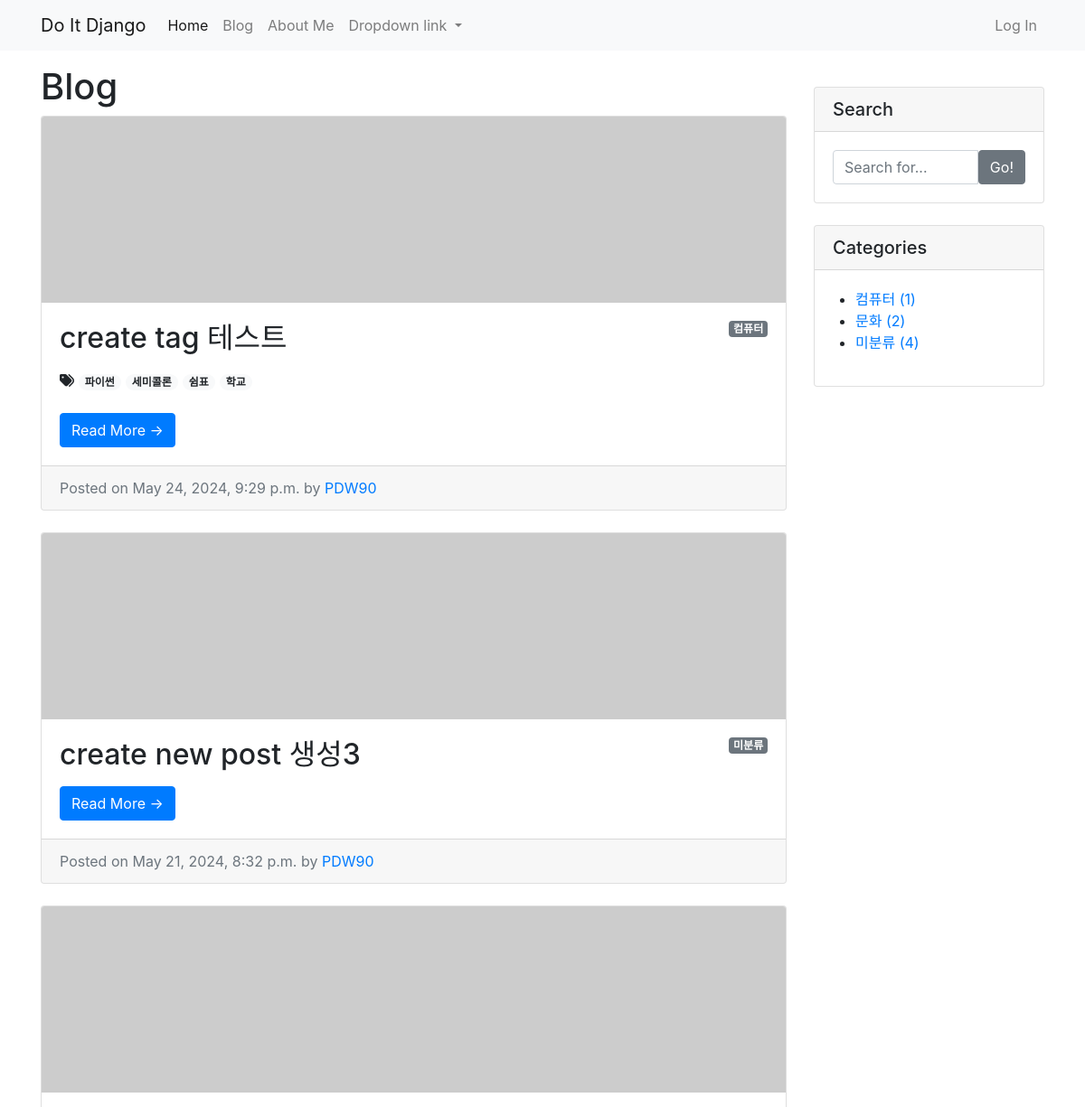
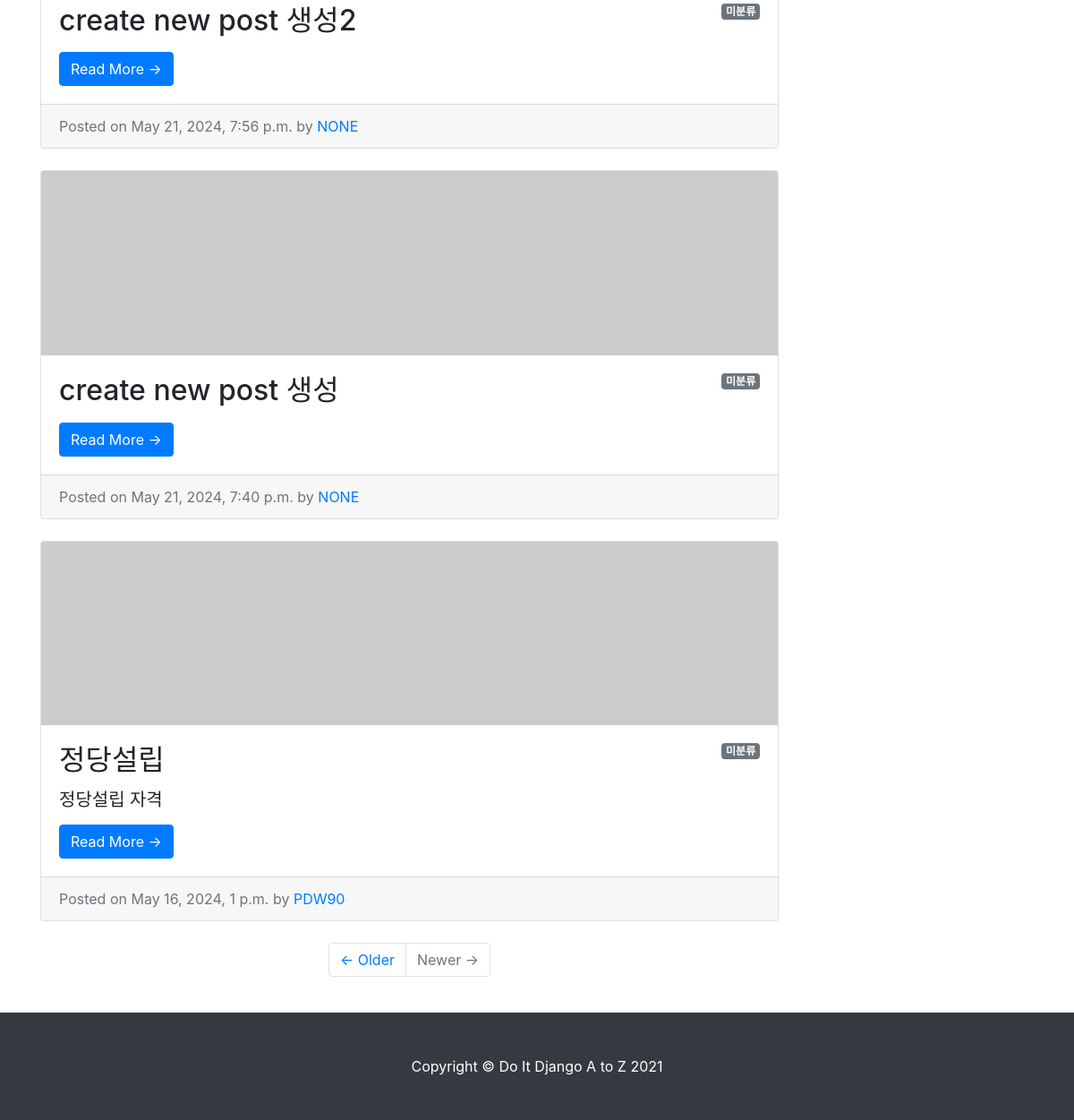
Screenshot of /blog/ with the database file from the repository (2 pictures, top to bottom).
### blog/models.py (models this page shows, shortened)
class Post(models.Model):
    title = models.CharField(max_length=30)
    hook_text = models.CharField(max_length=100, blank=True)
    content = MarkdownxField()
    head_image = models.ImageField(upload_to='blog/images/%Y/%m/%d/', blank=True)
    file_upload = models.FileField(upload_to='blog/files/%Y/%m/%d/', blank=True)
    created_at = models.DateTimeField(auto_now_add=True)
    updated_at = models.DateTimeField(auto_now=True)
    author = models.ForeignKey(User, null=True, on_delete=models.SET_NULL)
    category = models.ForeignKey(Category, null=True, blank=True, on_delete=models.SET_NULL)
    tags = models.ManyToManyField(Tag, blank=True)
    def get_absolute_url(self):
        return f'/blog/{self.pk}/'
    def get_content_markdown(self):
        return markdown(self.content)

class Category(models.Model):
    name = models.CharField(max_length=50, unique=True)
    slug = models.SlugField(max_length=200, unique=True, allow_unicode=True)
    def __str__(self):
        return self.name
    def get_absolute_url(self):
        return f'/blog/category/{self.slug}/'
    class Meta:
        verbose_name_plural = 'Categories'

class Tag(models.Model):
    name = models.CharField(max_length=50)
    slug = models.SlugField(max_length=200, unique=True, allow_unicode=True)
    def __str__(self):
        return self.name
    def get_absolute_url(self):
        return f'/blog/tag/{self.slug}/'

### blog/views.py (the view)
# urls.py: path('', views.PostList.as_view()),
class PostList(ListView):
    model = Post
    ordering = "-pk"
    paginate_by = 5
    def get_context_data(self, **kwargs):
        context = super(PostList, self).get_context_data()
        context["categories"] = Category.objects.all()
        context["no_category_post_count"] = Post.objects.filter(category=None).count()
        return context

### blog/templates/blog/post_list.html (shortened to what this page needs)
{% extends 'blog/base.html' %}
{% block main_area %}
    <h1>Blog
    </h1>
    {% if post_list.exists %}
        {% for p in post_list %}
        <div class="card mb-4" id="post-{{ p.pk }}">
            {% if p.head_image %}
            <img class="card-img-top" src="{{ p.head_image.url }}" alt="{{ p }} head image">
            {% else %}
            <img class="card-img-top" src="https://picsum.photos/seed/{{ p.id }}/800/200" alt="random image">
            {% endif %}
            <div class="card-body">
                {% if p.category %}
                    <span class="badge badge-secondary float-right">{{ p.category }}</span>
                {% else %}
                    <span class="badge badge-secondary float-right">미분류</span>
                {% endif %}
                <h2 class="card-title">{{ p.title }}</h2>
                {% if p.hook_text %}
                    <h5 class="text_muted">{{ p.hook_text }}</h5>
                {% endif %}
                {% if p.tags.exists %}
                    <i class="fas fa-tags"></i>
                    {% for tag in p.tags.iterator %}
                        <a href="{{ tag.get_absolute_url }}">
                            <span class="badge badge-pill badge-light">{{ tag }}</span></a>
                    {% endfor %}
                    <br/>
                    <br/>
                {% endif %}
                <a href="{{ p.get_absolute_url }}" class="btn btn-primary">Read More &rarr;</a>
            </div>
            <div class="card-footer text-muted">
                Posted on {{ p.created_at }} by
                <a href="#"> {{ p.author | upper }} </a>
            </div>
        </div>
        {% endfor %}
    {% else %}
        <h3>아직 게시물이 없습니다.</h3>
    {% endif %}
    {% if is_paginated %}
        <ul class="pagination justify-content-center mb-4">
            {% if page_obj.has_next %}
                <li class="page-item">
                    <a class="page-link" href="?page={{ page_obj.next_page_number }}">&larr; Older</a>
                </li>
            {% else %}
                <li class="page-item disabled">
                    <a class="page-link" href="#">&larr; Older</a>
                </li>
            {% endif %}
            {% if page_obj.has_previous %}
                <li class="page-item">
                    <a class="page-link" href="?page={{ page_obj.previous_page_number }}">Newer &rarr;</a>
                </li>
            {% else %}
                <li class="page-item disabled">
                    <a class="page-link" href="#">Newer &rarr;</a>
                </li>
            {% endif %}
        </ul>
    {% endif %}
{% endblock %}

### blog/templates/blog/base.html (shortened to what this page needs)
<!DOCTYPE html>
<html>
{% load static %}
<head>
    <link rel="stylesheet" href="{% static 'blog/bootstrap/bootstrap.min.css' %}" media="screen">
</head>
<body>
{% include 'blog/navbar.html' %}
<div class="container my-3">
    <div class="row">
        <div class="col-md-8 col-lg-9" id="main-area">
            {% block main_area %}
            {% endblock %}
        </div>
        <div class="col-md-4 col-lg-3">
            <div class="card my-4">
                <h5 class="card-header">Search</h5>
                <div class="card-body">
                    <div class="input-group">
                        <input type="text" class="form-control" placeholder="Search for...">
                        <span class="input-group-btn">
                                <button class="btn btn-secondary" type="button">Go!</button>
                            </span>
                    </div>
                </div>
            </div>
            <div class="card my-4" id="categories-card">
                <h5 class="card-header">Categories</h5>
                <div class="card-body">
                    <div class="row">
                        <ul>
                            {% for category in categories %}
                                <li>
                                    <a href="{{ category.get_absolute_url }}">{{ category }} ({{ category.post_set.count }})</a>
                                </li>
                            {% endfor %}
                            <li>
                                <a href="/blog/category/no_category/">미분류 ({{ no_category_post_count }})</a>
                            </li>
                        </ul>
                    </div>
                </div>
            </div>
        </div>
    </div>
</div>
{% include 'blog/footer.html' %}
</body>
</html>

### rows the page displays
Post: category "컴퓨터", title "create tag 테스트", created_at "May 24, 2024, 9:29 p.m.", author "PDW90"
Tag: name "파이썬"
Tag: name "세미콜론"
Tag: name "쉼표"
Tag: name "학교"
Post: shows "미분류", title "create new post 생성3", created_at "May 21, 2024, 8:32 p.m.", author "PDW90"
Post: shows "미분류", title "create new post 생성2", created_at "May 21, 2024, 7:56 p.m.", author "NONE"
Post: shows "미분류", title "create new post 생성", created_at "May 21, 2024, 7:40 p.m.", author "NONE"
Post: shows "미분류", title "정당설립", hook_text "정당설립 자격", created_at "May 16, 2024, 1 p.m.", author "PDW90"
Category: name "컴퓨터", post_set.count "1"
Category: name "문화", post_set.count "2"

### other values shown
{{ no_category_post_count }} "4"
